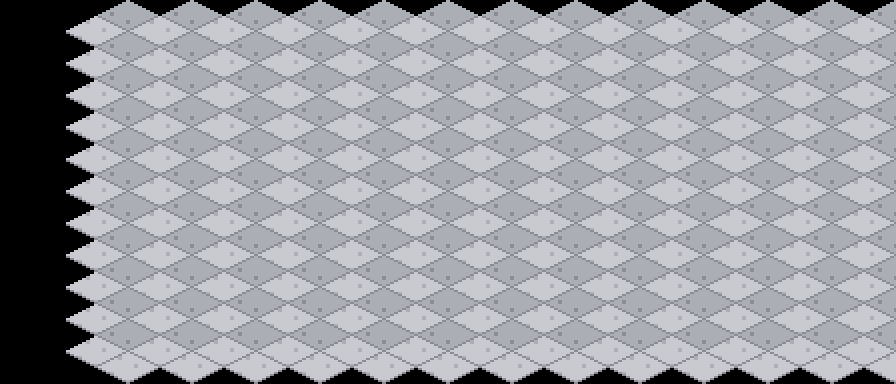

Tiled map render using the project's own tile images. Description and the whole map definition, tile-layer contents included, below:
An orthogonal 14x12 tile map with 64x32 px tiles, 1 tile layer (suelo).

<map version="1.10" orientation="orthogonal" renderorder="right-down" width="14" height="12" tilewidth="64" tileheight="32" infinite="0" nextlayerid="2" nextobjectid="1">
 <tileset firstgid="1" name="terreno_mundo" tilewidth="128" tileheight="64" tile_count="203" columns="8">
  <image source="../textures/../textures/terreno_mundo.png" width="1024" height="1664" />
 </tileset>
 <layer id="1" name="suelo" width="14" height="12">
  <data encoding="csv">
0,0,0,0,0,0,0,0,0,0,0,0,0,0,
0,161,161,161,161,161,161,161,161,161,161,161,161,161,
0,161,161,161,161,161,161,161,161,161,161,161,161,161,
0,161,161,161,161,161,161,161,161,161,161,161,161,161,
0,161,161,161,161,161,161,161,161,161,161,161,161,161,
0,161,161,161,161,161,161,161,161,161,161,161,161,161,
0,161,161,161,161,161,161,161,161,161,161,161,161,161,
0,161,161,161,161,161,161,161,161,161,161,161,161,161,
0,161,161,161,161,161,161,161,161,161,161,161,161,161,
0,161,161,161,161,161,161,161,161,161,161,161,161,161,
0,161,161,161,161,161,161,161,161,161,161,161,161,161,
0,161,161,161,161,161,161,161,161,161,161,161,161,161
</data>
 </layer>
</map>
